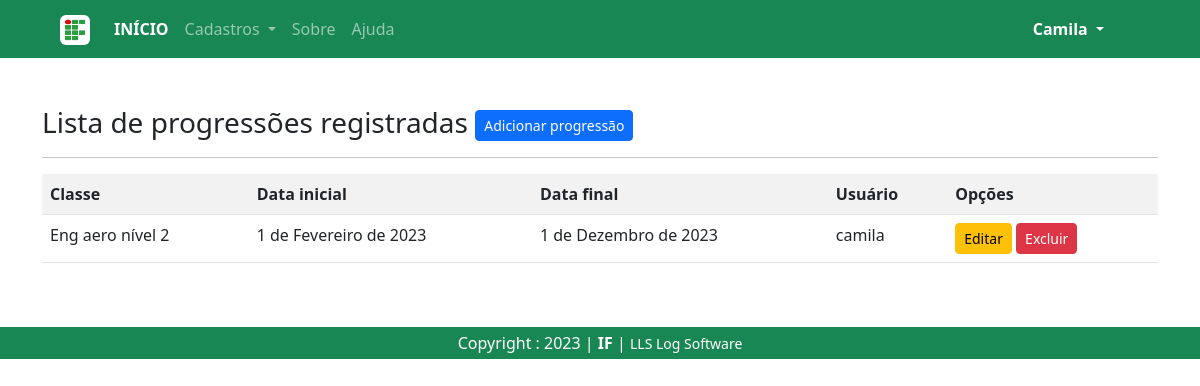
The app's page /listar/progressoes/ (signed in), older data.
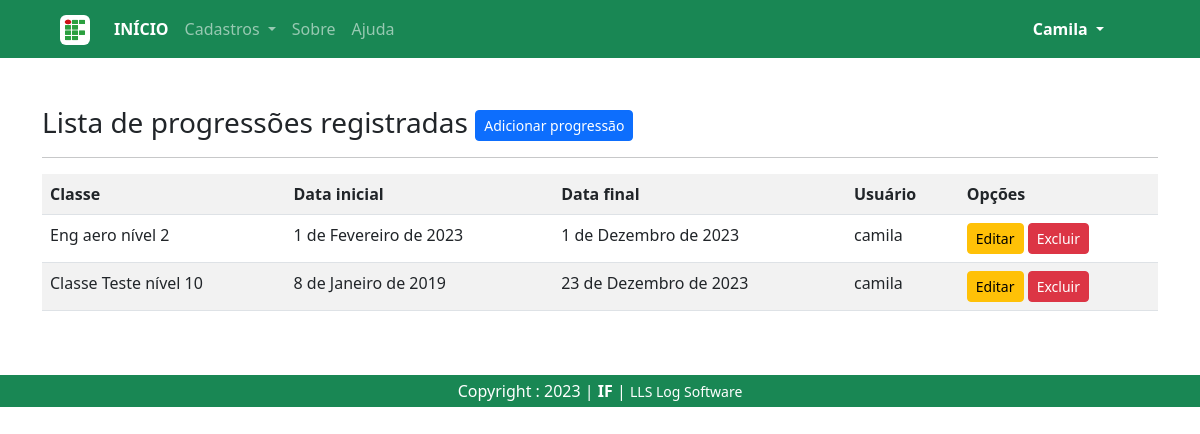
The same page, newer data.
### cadastros/models.py (models this page shows, shortened)
class Progressao(models.Model):
    classe = models.ForeignKey(Classe, on_delete=models.PROTECT, verbose_name='classe pretendida')
    data_inicial = models.DateField()
    data_final = models.DateField()
    observacao = models.CharField(max_length=255, verbose_name='observação')
    usuario = models.ForeignKey(User, on_delete=models.PROTECT)

class Classe(models.Model):
    nome = models.CharField(max_length=50)
    nivel = models.IntegerField(verbose_name='nível')
    descricao = models.CharField(max_length=150, verbose_name='descrição', null=True, blank=True)
    def __str__(self):
        return "{} nível {}".format(self.nome, self.nivel)

### cadastros/views.py (the view)
# urls.py: path('listar/progressoes/', ProgressaoList.as_view(), name="listar-progressao"),
class ProgressaoList(LoginRequiredMixin, ListView):
    login_url = reverse_lazy('login')
    model = Progressao
    template_name = 'cadastros/listas/progressao.html'
    def get_queryset(self):
        self.object_list = Progressao.objects.filter(usuario=self.request.user)
        return self.object_list

### cadastros/templates/cadastros/listas/progressao.html (shortened to what this page needs)
{% extends 'paginas/modelo.html' %}
{% load static %}
{% block conteudo %}
<h3>
    Lista de progressões registradas
    <a href="{% url 'cadastrar-progressao' %}" class="btn btn-primary btn-sm float-right">Adicionar progressão</a>
</h3>
<hr>
<div class="table-responsive">
    <table class="table table-striped">
        <tr>
            <th>Classe</th>
            <th>Data inicial</th>
            <th>Data final</th>
            <th>Usuário</th>
            <th>Opções</th>
        </tr>
        {% for object in object_list %}
        <tr>
            <td>{{ object.classe }}</td>
            <td>{{ object.data_inicial }}</td>
            <td>{{ object.data_final }}</td>
            <td>{{ object.usuario }}</td>
            <th>
                <a href="{% url 'editar-progressao' object.pk %}" class="btn btn-warning btn-sm" title="Editar">Editar</a>
                <a href="{% url 'excluir-progressao' object.pk %}" class="btn btn-danger btn-sm" title="Excluir">Excluir</a>
            </th>
        </tr>
        {% empty %}
        <tr>
            <td colspan="3">Nenhuma progressão registrada.</td>
        </tr>
        {% endfor %}
    </table>
</div>
{% endblock %}

Row changes from the older to the newer data that the page shows:
added Progressao: classe "Classe Teste nível 10", data_inicial "8 de Janeiro de 2019", data_final "23 de Dezembro de 2023", usuario "camila"
